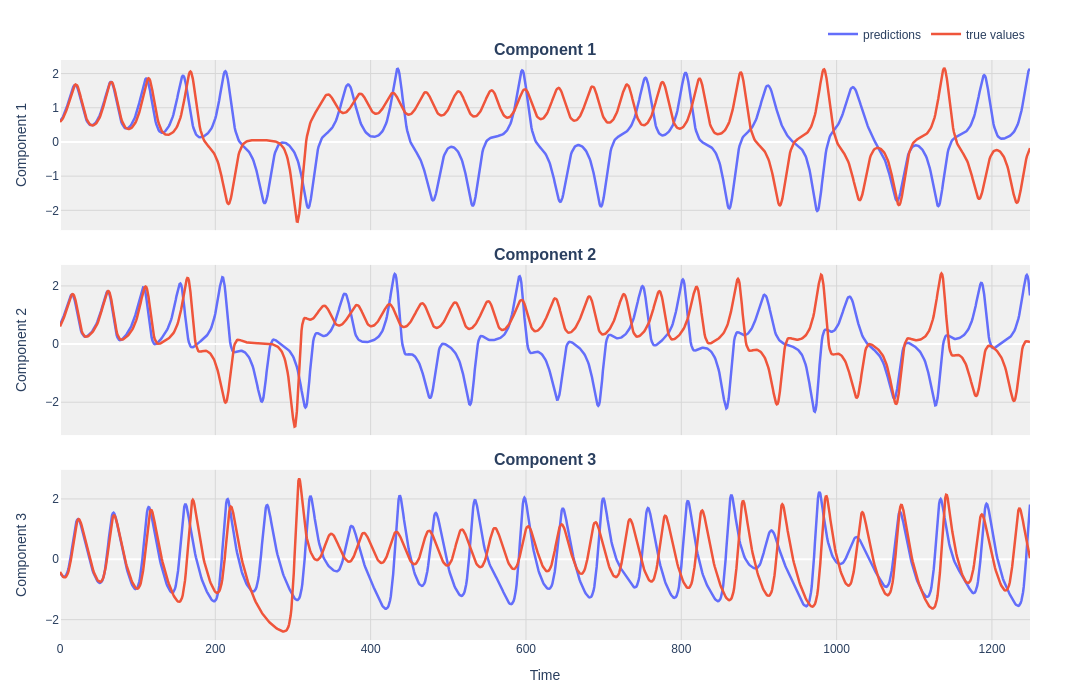

Source (notebook cell):
### Code cell
viz.compare_components([predictions, Y_val], labels=['predictions', 'true values'])

### Figure 1 — Plotly figure (JSON) as saved in the notebook; plotly's stock layout.template omitted (floating-point values rounded to 4 significant figures; data arrays with more than 128 entries replaced by an {"elided": "..."} marker saying what was removed)
{"data": [{"hoverinfo": "x+y", "line": {"color": "#636EFA", "width": 2.5}, "mode": "lines", "name": "predictions", "showlegend": true, "type": "scatter", "x": {"elided": "1250 int values"}, "xaxis": "x", "y": {"elided": "1250 float values"}, "yaxis": "y"}, {"hoverinfo": "x+y", "line": {"color": "#EF553B", "width": 2.5}, "mode": "lines", "name": "true values", "showlegend": true, "type": "scatter", "x": {"elided": "1250 int values"}, "xaxis": "x", "y": {"elided": "1250 float values"}, "yaxis": "y"}, {"hoverinfo": "x+y", "line": {"color": "#636EFA", "width": 2.5}, "mode": "lines", "name": "predictions", "showlegend": false, "type": "scatter", "x": {"elided": "1250 int values"}, "xaxis": "x2", "y": {"elided": "1250 float values"}, "yaxis": "y2"}, {"hoverinfo": "x+y", "line": {"color": "#EF553B", "width": 2.5}, "mode": "lines", "name": "true values", "showlegend": false, "type": "scatter", "x": {"elided": "1250 int values"}, "xaxis": "x2", "y": {"elided": "1250 float values"}, "yaxis": "y2"}, {"hoverinfo": "x+y", "line": {"color": "#636EFA", "width": 2.5}, "mode": "lines", "name": "predictions", "showlegend": false, "type": "scatter", "x": {"elided": "1250 int values"}, "xaxis": "x3", "y": {"elided": "1250 float values"}, "yaxis": "y3"}, {"hoverinfo": "x+y", "line": {"color": "#EF553B", "width": 2.5}, "mode": "lines", "name": "true values", "showlegend": false, "type": "scatter", "x": {"elided": "1250 int values"}, "xaxis": "x3", "y": {"elided": "1250 float values"}, "yaxis": "y3"}], "layout": {"annotations": [{"font": {"size": 16}, "showarrow": false, "text": "<b>Component 1</b>", "x": 0.5, "xanchor": "center", "xref": "paper", "y": 1, "yanchor": "bottom", "yref": "paper"}, {"font": {"size": 16}, "showarrow": false, "text": "<b>Component 2</b>", "x": 0.5, "xanchor": "center", "xref": "paper", "y": 0.6467, "yanchor": "bottom", "yref": "paper"}, {"font": {"size": 16}, "showarrow": false, "text": "<b>Component 3</b>", "x": 0.5, "xanchor": "center", "xref": "paper", "y": 0.2933, "yanchor": "bottom", "yref": "paper"}], "font": {"family": "Arial", "size": 12}, "height": 700, "hovermode": "x unified", "legend": {"orientation": "h", "x": 1, "xanchor": "right", "y": 1.02, "yanchor": "bottom"}, "margin": {"b": 60, "l": 60, "r": 50, "t": 60}, "paper_bgcolor": "white", "plot_bgcolor": "rgb(240, 240, 240)", "title": {"font": {"family": "Arial", "size": 20}, "text": "", "x": 0.5, "xanchor": "center", "y": 0.96, "yanchor": "top"}, "width": 1080, "xaxis": {"anchor": "y", "domain": [0, 1], "gridcolor": "rgb(215, 215, 215)", "matches": "x3", "showgrid": true, "showticklabels": false}, "xaxis2": {"anchor": "y2", "domain": [0, 1], "gridcolor": "rgb(215, 215, 215)", "matches": "x3", "showgrid": true, "showticklabels": false}, "xaxis3": {"anchor": "y3", "domain": [0, 1], "gridcolor": "rgb(215, 215, 215)", "showgrid": true, "title": {"text": "Time"}}, "yaxis": {"anchor": "x", "domain": [0.7067, 1], "gridcolor": "rgb(215, 215, 215)", "showgrid": true, "title": {"text": "Component 1"}}, "yaxis2": {"anchor": "x2", "domain": [0.3533, 0.6467], "gridcolor": "rgb(215, 215, 215)", "showgrid": true, "title": {"text": "Component 2"}}, "yaxis3": {"anchor": "x3", "domain": [0, 0.2933], "gridcolor": "rgb(215, 215, 215)", "showgrid": true, "title": {"text": "Component 3"}}}}
